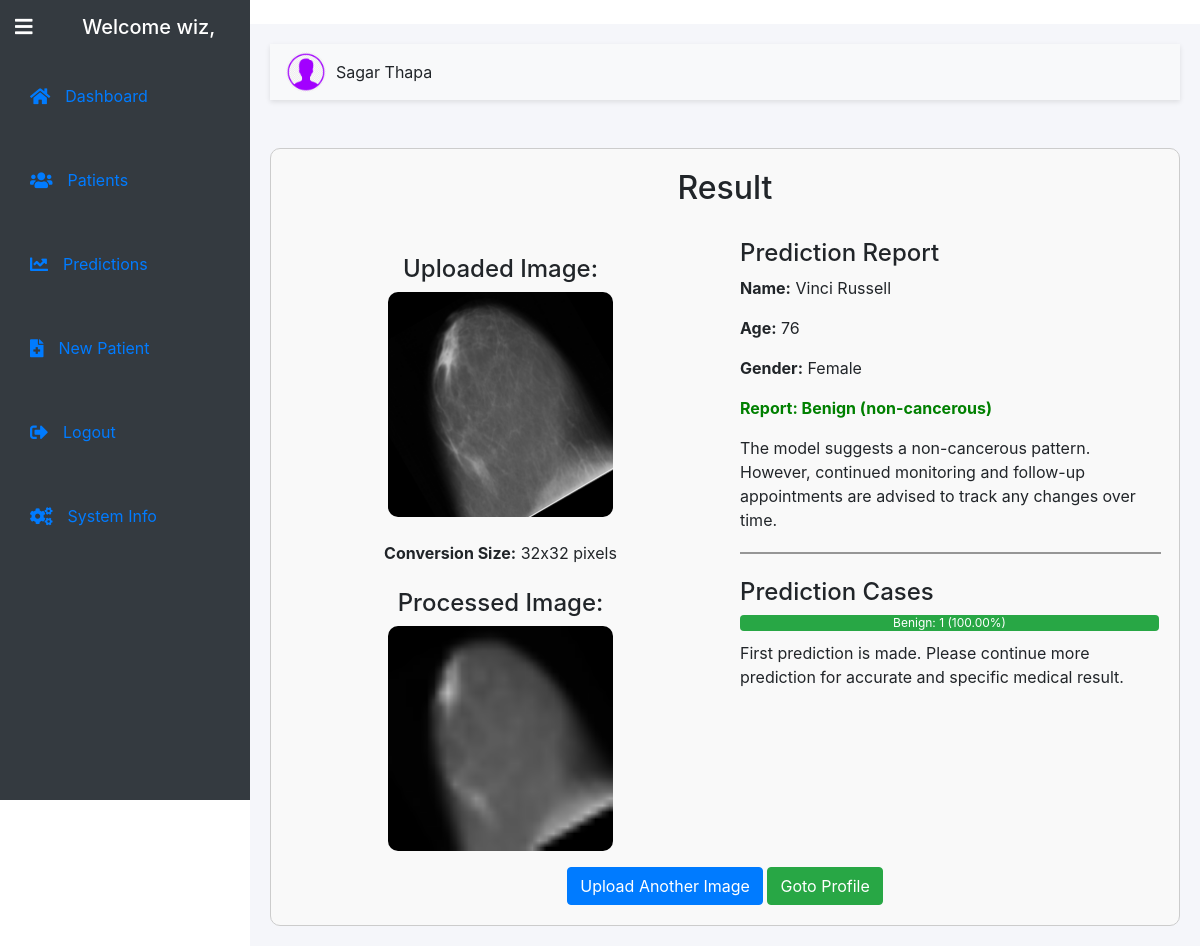
/prediction/result/32/ (signed in), run on the app's committed database.
### prediction/models.py (models this page shows, shortened)
class Prediction(models.Model):
    patient = models.ForeignKey(Patient, on_delete=models.CASCADE, related_name='predictions')  # Link to Patient
    uploaded_image = models.ImageField(upload_to='images/')
    processed_image = models.ImageField(upload_to='processed_images/', blank=True, null=True)  # Processed image field
    RESULT_CHOICES = [
        ('Benign', 'Benign'),
        ('Malignant', 'Malignant'),
    ]
    result = models.CharField(max_length=50, choices=RESULT_CHOICES, blank=True, null=True)  # Result will store "Malignant" or "Benign"

### dashboard/models.py (models this page shows, shortened)
class Patient(models.Model):
    owner = models.ForeignKey(User, on_delete=models.CASCADE)
    name = models.CharField(max_length=100)
    uId = models.IntegerField(unique=True)
    email = models.EmailField(blank=True)
    address = models.TextField()
    picture = models.ImageField(upload_to='user_pictures/')
    phone = models.CharField(max_length=15)
    age = models.IntegerField()
    sex = models.CharField(max_length=6, choices=[('Male', 'Male'), ('Female', 'Female')], default='Female')

### prediction/views.py (the view)
# urls.py: path('result/<int:prediction_id>/', views.result, name='result'),  # Prediction result page
@login_required
def result(request, prediction_id):
    if request.user.is_superuser:
        prediction = get_object_or_404(Prediction, id=prediction_id)
    else:
        prediction = get_object_or_404(Prediction, id=prediction_id, patient__owner=request.user)
    if prediction.result == 'Malignant':
        prediction_message = "The model indicates a cancerous pattern. Further investigation, including biopsy and consultation with an oncologist, is strongly recommended to confirm the diagnosis and determine the appropriate treatment plan."
    else:
        prediction_message = "The model suggests a non-cancerous pattern. However, continued monitoring and follow-up appointments are advised to track any changes over time."
    previous_predictions = Prediction.objects.filter(patient=prediction.patient).exclude(id=prediction_id).order_by('-id')
    medical_progress = None
    if previous_predictions:
        previous_prediction = previous_predictions.first()
        if prediction.result == 'Benign' and previous_prediction.result == 'Malignant':
            medical_progress = 'Improved'
        elif prediction.result == 'Malignant' and previous_prediction.result == 'Benign':
            medical_progress = 'Worsened'
        else:
            medical_progress = 'No Change'
    else:
        medical_progress = None  # For the first prediction
    benign_count = Prediction.objects.filter(patient=prediction.patient, result='Benign').count()
    malignant_count = Prediction.objects.filter(patient=prediction.patient, result='Malignant').count()
    if (benign_count + malignant_count) > 0:
        total = benign_count + malignant_count
    else:
        total = 1  # Prevent division by zero
    benign_percentage = (benign_count / total) * 100
    malignant_percentage = (malignant_count / total) * 100
    prediction_data = {
        'benign_count': benign_count,
        'malignant_count': malignant_count,
        'benign_percentage': benign_percentage,
        'malignant_percentage': malignant_percentage,
        'id': prediction.id,
    }
    return render(request, 'prediction/result.html', {
        'prediction': prediction,
        'message': prediction_message,
        'previous_predictions': previous_predictions,
        'medical_progress': medical_progress,
        'prediction_data': prediction_data,
    })

### prediction/templates/prediction/result.html (shortened to what this page needs)
{% extends "base.html" %}
{% load static %}
{% block head %}
    <link rel="stylesheet" href="https://stackpath.bootstrapcdn.com/bootstrap/4.5.2/css/bootstrap.min.css"/>
{% endblock %}
{% block content %}
    <div class="container mt-5" id="prediction">
        {% if prediction %}
            <h2 class="text-center mb-4" >Result</h2>
            <div class="row">
                <div class="col-md-6 text-center align-items-center">
                    <h4 class="mt-4">Uploaded Image:</h4>
                    <div class="image-container">
                        <img src="{{ prediction.uploaded_image.url }}" alt="Uploaded Image">
                    </div>
                    <p class="mt-4"><strong>Conversion Size:</strong> 32x32 pixels</p>
                    <h4 class="mt-4">Processed Image:</h4>
                    <div class="image-container">
                        <img src="{{ prediction.processed_image.url }}" alt="Processed Image">
                    </div>
                </div>
                <div class="col-md-6">
                    <h4 class="mt-2">Prediction Report</h4>
                    <p><strong>Name:</strong> {{ prediction.patient.name }}</p>
                    <p><strong>Age:</strong> {{ prediction.patient.age }}</p>
                    <p><strong>Gender:</strong> {{ prediction.patient.sex }}</p>
                    {% if prediction.result == 'Benign' %}
                        <p class="benign"><strong>Report: {{ prediction.result }} (non-cancerous)</strong></p>
                        <p class="green">{{ message }}</p>
                    {% elif prediction.result == 'Malignant' %}
                        <p class="malignant"><strong>Report: {{ prediction.result }} (cancerous)</strong></p>
                        <p class="red">{{ message }}</p>
                    {% endif %}
                    <hr style="width: 100%; border: 1px solid rgb(150, 150, 150); margin-top: 20px; margin-bottom: 20px;">
                    <h4 class="mt-4">Prediction Cases</h4>
                    <div id="predictionProgressBar">
                      </div>
                    {% if medical_progress %}
                     <h4 class="mt-4">Medical Progress:</h4>
                      {% if medical_progress == 'Improved' %}
                      <p class="text-success"><strong>{{ medical_progress }}!</strong> The patient's condition has improved since the last prediction.</p>
                      {% elif medical_progress == 'Worsened' %}
                      <p class="text-danger"><strong>{{ medical_progress }}!</strong> The patient's condition has worsened since the last prediction.</p>
                        {% else %}
                        <p><strong>{{ medical_progress }}!</strong> There is no change since the last prediction.</p>
                      {% endif %}
                     {% else %}
                        <p>First prediction is made. Please continue more prediction for accurate and specific medical result.</p>
                     {% endif %}
                </div>
            </div>
            <div class="text-center">
                <a href="{% url 'prediction:predict_image' prediction.patient.uId %}" class="btn btn-primary mt-3">Upload Another Image</a>
                <a href="{% url 'dashboard:patient_profile' prediction.patient.uId %}" class="btn btn-success mt-3">Goto Profile</a>
            </div>
        {% else %}
            <p>No prediction available. Please upload an image for analysis.</p>
        {% endif %}
    </div>
{% endblock %}

### templates/base.html (shortened to what this page needs)
<!DOCTYPE html>
<html lang="en">
<head>
    {% load static %}
    <link rel="stylesheet" href="{% static 'prediction/css/styles.css' %}">
    <link rel="stylesheet" href="https://stackpath.bootstrapcdn.com/bootstrap/4.5.2/css/bootstrap.min.css">
    <link rel="stylesheet" href="https://cdnjs.cloudflare.com/ajax/libs/font-awesome/5.15.4/css/all.min.css">
    {% block head %}{% endblock %}
</head>
<body>
    <div class="sidebar bg-dark text-white" id="sidebar">
        <div class="d-flex align-items-center">
            <button class="btn btn-link text-white toggle-sidebar-btn" id="toggleSidebar" style="text-decoration: none;"><i class="fas fa-bars"></i></button>
            <div class="sidebar-header">
                <h2 class="text-center">Welcome {{ request.user.username|default:"Guest" }},</h2>
            </div>
        </div>
        <ul class="nav flex-column">
            <li class="nav-item {% if request.path == '/' %}active{% endif %}">
                <a class="nav-link" href="{% url 'dashboard:home_dashboard' %}"><i class="fas fa-home"></i> <span>Dashboard</span></a>
            </li>
            {% if request.user.is_authenticated %}
                <li class="nav-item {% if request.path == '/patients/' or '/update-patient/' or '/patient/' %}active{% endif %}">
                    <a class="nav-link" href="{% url 'dashboard:patient-list' %}"><i class="fas fa-users"></i> <span>Patients</span></a>
                </li>
                <li class="nav-item {% if request.path == '/predictions/' %}active{% endif %}">
                    <a class="nav-link" href="{% url 'dashboard:prediction_list' %}"><i class="fas fa-chart-line"></i> <span>Predictions</span></a>
                </li>
                <li class="nav-item {% if request.path == '/patient-details/' %}active{% endif %}">
                    <a class="nav-link" href="{% url 'dashboard:patient-data' %}"><i class="fas fa-file-medical"></i> <span>New Patient</span></a>
                </li>
                <li class="nav-item {% if request.path == '/logout/' %}active{% endif %}">
                    <a class="nav-link" href="{% url 'dashboard:logout-page' %}"><i class="fas fa-sign-out-alt"></i> <span>Logout</span></a>
                </li>
            {% endif %}
              <li class="nav-item {% if request.path == '/svm/' %}active{% endif %}">
                <a class="nav-link" href="{% url 'dashboard:modelinfo' %}"><i class="fas fa-cogs"></i> <span>System Info</span></a>
            </li>
        </ul>
    </div>...
    <div class="main-content">
        <nav class="navbar navbar-expand-lg navbar-light bg-light">
            <div class="d-flex ">
                <div class="nav-profile ms-auto">
                    <img src="{% static 'prediction/img/user.png' %}" alt="Profile Picture">
                    <span>{{ request.user.first_name }} {{ request.user.last_name|default:request.user.username }}</span>
                </div>
            </div>
        </nav>
        <main>
            {% block content %}{% endblock %}
        </main>
    </div>
</body>
</html>

### static/prediction/css/styles.css (style rules this page uses)
.sidebar { position: fixed; top: 0; left: 0; width: 250px; height: 100vh; background-color: #4e54c8; color: white; transition: width 0.3s ease; overflow: hidden; z-index: 1000; }
.sidebar-header { padding: 15px; text-align: center; font-size: 18px; transition: opacity 0.3s ease; }
.sidebar-header h2 { margin: 0; }
.sidebar ul { list-style: none; padding: 0; margin: 0; }
.sidebar ul li { display: flex; align-items: center; padding: 15px; transition: background-color 0.3s ease; }
.sidebar ul li a { display: flex; align-items: center; width: 100%; padding: 15px; transition: background-color 0.3s ease; }
.sidebar ul li a i { font-size: 18px; margin-right: 15px; }
.toggle-sidebar-btn { background: none; border: none; color: white; font-size: 20px; padding: 15px; cursor: pointer; display: flex; align-items: center; justify-content: center; outline: none; }
.main-content { margin-left: 250px; transition: margin-left 0.3s ease; flex: 1; background: #f5f6fa; padding: 20px; }

### prediction/templates/prediction/result.html (style rules this page uses)
.benign { color: green; }
#prediction { border: 1px solid #ccc; border-radius: 10px; padding: 20px; background-color: #f9f9f9; }
.image-container { width: 100%; max-width: 225px; height: auto; display: inline-block; margin: 0 auto; }
.image-container img { width: 100%; height: auto; border-radius: 10px; }

### templates/base.html (style rules this page uses)
.sidebar { position: fixed; top: 0; left: 0; width: 250px; height: 100vh; transition: width 0.3s ease; overflow: hidden; }
.toggle-sidebar-btn { background: none; border: none; color: white; font-size: 20px; padding: 15px; cursor: pointer; display: flex; align-items: center; justify-content: flex-start; outline: none; text-decoration: none; }
.sidebar-header { flex: 1; text-align: center; }
.sidebar-header h2 { margin: 0; font-size: 20px; }
.main-content { margin-left: 250px; transition: margin-left 0.3s ease; }
.navbar { padding: 0.5rem 1rem; background-color: white; box-shadow: 0 2px 5px rgba(0, 0, 0, 0.1); }
.navbar .nav-profile { display: flex; align-items: center; }
.navbar .nav-profile img { width: 40px; height: 40px; border-radius: 50%; margin-right: 10px; }

### data on the page
Prediction: uploaded_image (picture), processed_image (picture), patient.name "Vinci Russell", patient.age "76", patient.sex "Female", result "Benign"

### other printed values
{{ request.user.username|default:"Guest" }} "wiz"
{{ request.user.first_name }} "Sagar"
{{ request.user.last_name|default:request.user.username }} "Thapa"
{{ message }} "The model suggests a non-cancerous pattern. However, continued monitoring and follow-up appointments are advised to track any changes over time."
